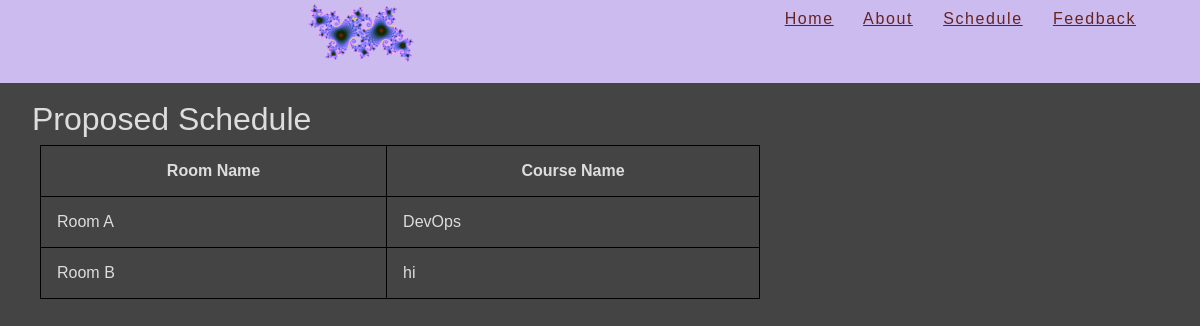
Before: /schedule/ with the older database file.
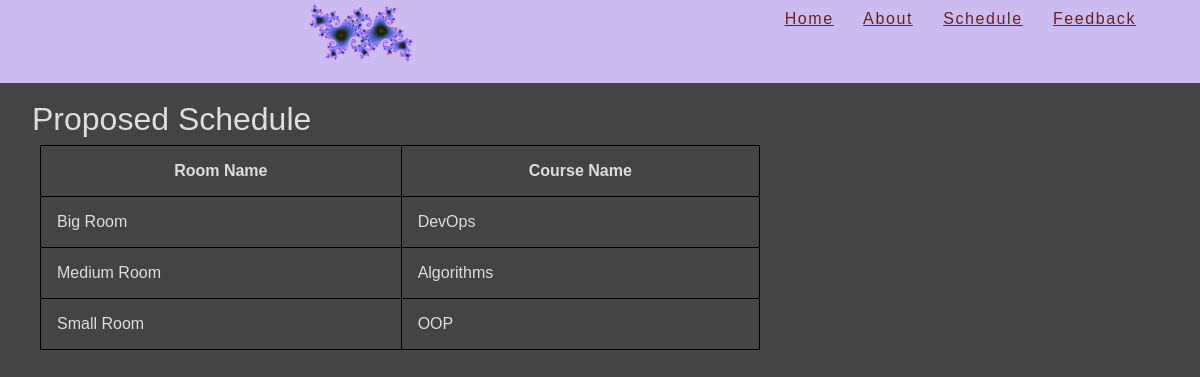
After: the same page with the newer database file.
### scheduler/models.py (models this page shows, shortened)
class Room(models.Model):
    rname = models.CharField(max_length=128, default="")
    rtype = models.CharField(max_length=128, default="Lecture")
    building = models.CharField(max_length=128, default="", blank=True)
    capacity = models.IntegerField()

class Course(models.Model):
	cname = models.CharField(max_length=128, blank=False)
	capacity = models.IntegerField(default = 0)

### scheduler/views.py (the view)
# urls.py: url('schedule/$', views.schedule)
def schedule(request):
    all_courses = Course.objects.all().order_by('-capacity')
    all_rooms = Room.objects.all().order_by('-capacity')
    scheduled_rooms = {}
    for course in all_courses:
        for room in all_rooms:
            if room.rname not in scheduled_rooms and course.cname not in scheduled_rooms.values():
                if course.capacity < room.capacity:
                    scheduled_rooms[room.rname] = course.cname
    print(scheduled_rooms)
    return render(request, 'createSchedule.html', {'dictionary': scheduled_rooms})

### scheduler/templates/createSchedule.html
{% extends "base.html" %}
{% block content %}
	<h1>Proposed Schedule</h1>
	<table style="width:60%">
		<tr>
			<th>Room Name</th>
			<th>Course Name</th>
		</tr>
		{% for key, value in dictionary.items %}
			<tr>
				<td>{{key}}</td>
	    		<td>{{value}}</td>
	    	</tr>
		{% endfor %}
	</table>
{% endblock content %}

### scheduler/templates/base.html (shortened to what this page needs)
<!DOCTYPE html>
<html>
<head>
    {% block stylesheets %}
        {% load static %}
        <link rel="stylesheet" type="text/css" href="/static/scheduler/style.css">
    {% endblock stylesheets %}
</head>
<body class="dashboard">
    <div id="container">
        <div id="header">
	    <div id="user-tools">
                <a href="/scheduler/index">Home</a>
                <a href="/scheduler/about">About</a>
                <a href="/scheduler/schedule">Schedule</a>
                <a href="/scheduler/feedback">Feedback</a>
            </div>
            <div id="branding">
                <img src="/static/scheduler/logo.png" alt="Logo"/>
                <h1>{{ header }}</h1>
            </div>
        </div>
        <br>
        <div id="content" class="colMS">
            <div id="content-main">
                {% block content %}
                {% endblock content %}
            </div>
        </div>
    </div>
</body>
</html>

### mysite/static/scheduler/style.css (style rules this page uses)
body { margin: 0; padding: 0; font-size: 100%; color: #ddd; background: #444; font-family: Arial, Helvetica, sans-serif }
a:link { color: #acf; }
table, th, td { margin: .4em 2.5em .4em 2.5em; font-size: 1em; border-collapse: collapse; border: 1px solid black; }
th, td { padding: 1em; }
th { background: #444; }
td { background: #444; }
#header { width: auto; height: 3em; padding-bottom: 2em; padding-top: .2em; line-height: 2em; background-color: #cbe; color: #633; text-align: center; }
#header a:link, #header a:visited { color: #622; }
h1,h2,h3,h4,h5 { font-weight: 400; }
h1 { display: inline; margin: 0em 0em .6em 0em; padding-bottom: 2em; padding-top: 1em; padding-left: 1em; font-size: 2em; text-align: center; }
#user-tools { float: right; padding: 0; margin: 0 4em 0 1em; font-weight: 300; font-size: 1em; letter-spacing: .1em; text-align: right; color: #622; }

Changed rows visible on the page:
removed Room: dictionary "Room A"
removed Room: dictionary "Room B"
removed Course: dictionary "hi"
added Room: dictionary "Big Room"
added Room: dictionary "Medium Room"
added Course: dictionary "Algorithms"
added Room: dictionary "Small Room"
added Course: dictionary "OOP"
